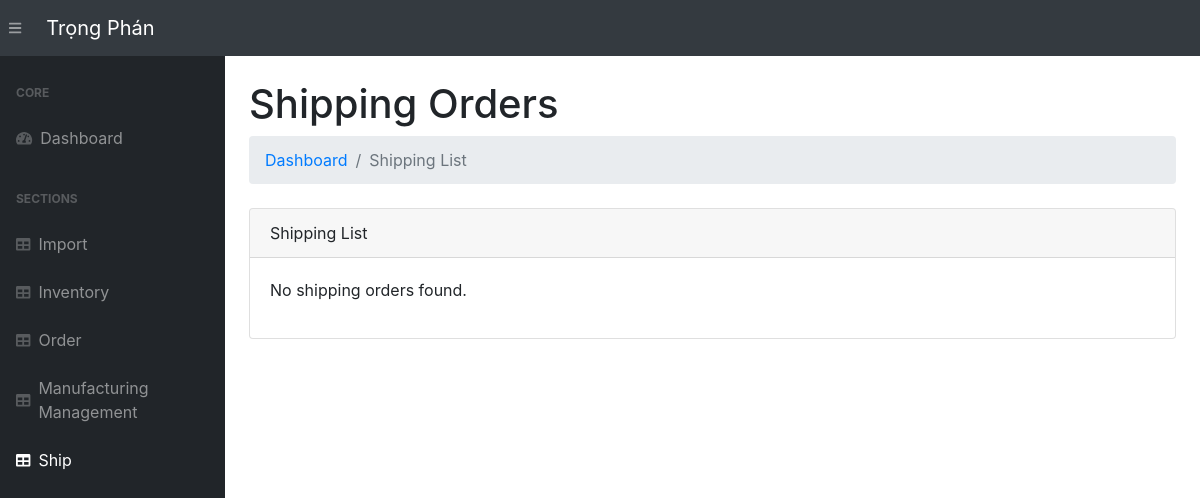
The app's page /shipping-list/, older data.
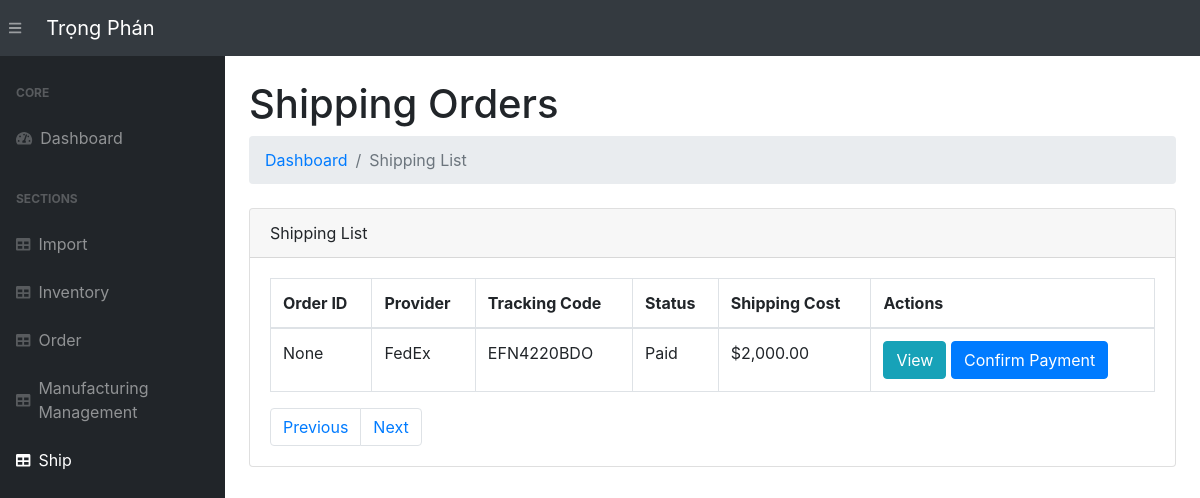
The same page, newer data.
### app.py (models this page shows, shortened)
class Shipping(db.Model):
    __tablename__ = 'shipping'
    shipping_id = db.Column(db.Integer, primary_key=True)
    order_id = db.Column(db.Integer, db.ForeignKey('orders.order_id'))
    tracking_code = db.Column(db.String(255), unique=True)
    provider = db.Column(db.String(255), nullable=False)
    shipping_cost = db.Column(db.Numeric(10, 2), nullable=False)
    shipping_status = db.Column(db.String(50), default='Pending')  # Status: Pending, Shipped, Delivered
    shipment_time = db.Column(db.DateTime, default=vietnam_now)
    order = db.relationship('Order', backref='shipping_details')

### app.py (the view)
@app.route('/shipping-list/', methods=["GET"])
def shipping_list():
    page = request.args.get('page', 1, type=int)
    shippings = Shipping.query.paginate(page=page, per_page=10)
    return render_template('shipping-list.html', shippings=shippings)

### app.py (called while the page is built)
@app.template_filter('format_price')
def format_price(value):
    return "${:,.2f}".format(value)

### templates/shipping-list.html (shortened to what this page needs)
{% extends 'base.html' %}
{% block content %}
<main>
    <div class="container-fluid">
        <h1 class="mt-4">Shipping Orders</h1>
        <ol class="breadcrumb mb-4">
            <li class="breadcrumb-item"><a href="/">Dashboard</a></li>
            <li class="breadcrumb-item active">Shipping List</li>
        </ol>
        <div class="card mb-4">
            <div class="card-header">Shipping List</div>
            <div class="card-body">
                <div class="table-responsive">
                    {% if shippings.items %}
                        <table class="table table-bordered" id="dataTable" width="100%" cellspacing="0">
                            <thead>
                                <tr>
                                    <th>Order ID</th>
                                    <th>Provider</th>
                                    <th>Tracking Code</th>
                                    <th>Status</th>
                                    <th>Shipping Cost</th>
                                    <th>Actions</th>
                                </tr>
                            </thead>
                            <tbody>
                                {% for shipping in shippings.items %}
                                    <tr>
                                        <td>{{ shipping.order_id }}</td>
                                        <td>{{ shipping.provider }}</td>
                                        <td>{{ shipping.tracking_code }}</td>
                                        <td>{{ shipping.shipping_status }}</td>
                                        <td>{{ shipping.shipping_cost | format_price }}</td>
                                        <td>
                                            <a href="{{ url_for('view_shipping', shipping_id=shipping.shipping_id) }}" class="btn btn-info">View</a>
                                            <a href="{{ url_for('confirm_shipping_payment', shipping_id=shipping.shipping_id) }}" class="btn btn-primary">Confirm Payment</a>
                                        </td>
                                    </tr>
                                {% endfor %}
                            </tbody>
                        </table>
                        <div class="pagination">
                            <span class="page-item">
                                <a href="{{ url_for('shipping_list', page=shippings.prev_num) }}" class="page-link">Previous</a>
                            </span>
                            <span class="page-item">
                                <a href="{{ url_for('shipping_list', page=shippings.next_num) }}" class="page-link">Next</a>
                            </span>
                        </div>
                    {% else %}
                        <p>No shipping orders found.</p>
                    {% endif %}
                </div>
            </div>
        </div>
    </div>
</main>
{% endblock %}

Row changes from the older to the newer data that the page shows:
added Shipping: order_id "None", provider "FedEx", tracking_code "EFN4220BDO", shipping_status "Paid", shipping_cost "$2,000.00"
Text that changed along with them:
text no longer shown: "No shipping orders found."
text now shown: "Order ID Provider Tracking Code Status Shipping Cost Actions Previous Next"
